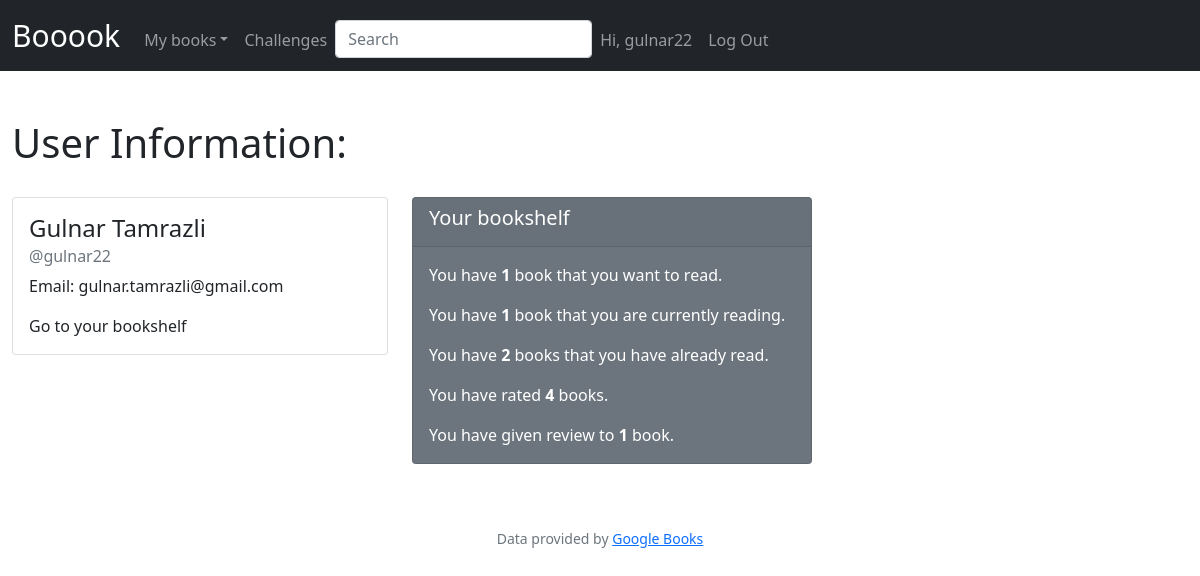
The app's page /user?id=11 (signed in) with its own data.
### tables this page shows
CREATE TABLE users (
    id INTEGER NOT NULL PRIMARY KEY AUTOINCREMENT,
    firstname TEXT NOT NULL,
    lastname TEXT NOT NULL,
    username TEXT NOT NULL UNIQUE,
    email TEXT NOT NULL UNIQUE,
    hash TEXT NOT NULL);

### app.py (the view)
@app.route("/user")
def user():
    if requires_auth():
        return redirect("/login")
    user = request.args.get("id")
    connection = sqlite3.connect("booook.db")
    db = connection.cursor()
    if int(user) == session["user_id"]:
        user_info = db.execute("SELECT * FROM users WHERE id = ?", (session["user_id"],)).fetchone()
        print(user_info)
        wtr = db.execute("SELECT COUNT(book_id) FROM shelf WHERE lib_id IN (SELECT id FROM library WHERE user_id = ? AND name = 'Want to read')", (session["user_id"],)).fetchone()[0]
        read = db.execute("SELECT COUNT(book_id) FROM shelf WHERE lib_id IN (SELECT id FROM library WHERE user_id = ? AND name = 'Read')", (session["user_id"],)).fetchone()[0]
        cread = db.execute("SELECT COUNT(book_id) FROM shelf WHERE lib_id IN (SELECT id FROM library WHERE user_id = ? AND name = 'Currently reading')", (session["user_id"],)).fetchone()[0]
        rating = db.execute("SELECT COUNT(rating) FROM book WHERE user_id = ?", (session["user_id"],)).fetchone()[0]
        review = db.execute("SELECT COUNT(review) FROM comment WHERE user_id = ?", (session["user_id"],)).fetchone()[0]
        shelf = {
            "Want to read": wtr,
            "Currently reading": cread,
            "Read": read
        }
        print(read)
        print(cread)
        print(wtr)
        return render_template("user.html", user_info = user_info, shelf = shelf, rating = rating, review = review)
    else:
        flash("You do not have access", "danger")
        return redirect("/")

### authentication.py (called while the page is built)
def requires_auth():
    if session.get("user_id") == None:
        return True
    return False

### templates/user.html (shortened to what this page needs)
{% extends "layout.html" %}
{% block main %}
<h1 style="margin-bottom: 30px">User Information:</h1>
<div class="row" style="box-border: 3px black">
    <div class="col-sm-4">
        <div class="card">
            <div class="card-body">
              <h4 class="card-title">{{user_info[1]}} {{user_info[2]}}</h4>
              <h6 class="card-subtitle mb-2 text-muted">@{{user_info[3]}}</h6>
              <p class="card-text">Email: {{user_info[4]}}</p>
              <p class="card-text">Go to your bookshelf</p>
            </div>
          </div>
    </div>
    <div class="col-sm-8" id="info">
      <div class="card text-white bg-secondary mb-3" style="max-width: 25rem;">
        <div class="card-header"><h5>Your bookshelf</h5></div>
        <div class="card-body">
          <p class="card-text">You have <strong>{{shelf["Want to read"]}}</strong>
            {% if shelf["Want to read"] > 1  %}
              books
            {% else %}
              book
            {% endif %}
            that you want to read.</p>
          <p class="card-text">You have <strong>{{shelf["Currently reading"]}}</strong>
            {% if shelf["Currently reading"] > 1  %}
              books
            {% else %}
              book
            {% endif %}
              that you are currently reading.</p>
          <p class="card-text">You have <strong>{{shelf["Read"]}}</strong>
            {% if shelf["Read"] > 1  %}
              books
            {% else %}
              book
            {% endif %}
            that you have already read.</p>
          <p class="card-text">You have rated <strong>{{rating}}</strong>
            {% if rating > 1 %}
              books.
            {% else %}
              book.
            {% endif %}</p>
          <p class="card-text">You have given review to <strong>{{review}}</strong>
            {% if review > 1 %}
              books.
            {% else %}
              book.
            {% endif %}</p>
        </div>
      </div>
    </div>
{% endblock %}

### templates/layout.html (shortened to what this page needs)
<!DOCTYPE html>
<html lang="en">
    <head>
        <link href="https://cdn.jsdelivr.net/npm/bootstrap@5.1.3/dist/css/bootstrap.min.css" rel="stylesheet">
        <link rel="stylesheet" href="https://use.fontawesome.com/releases/v5.14.0/css/all.css">
        <link href="/static/styles.css" rel="stylesheet">
    </head>
    <body>
        <nav class="navbar navbar-expand-lg navbar-dark bg-dark">
            <div class="container-fluid">
              <a class="navbar-brand" href="/"><span class="red" style="font-size:30px">Booook</span></a>
              <div class="collapse navbar-collapse" id="navbarColor02">
                {% if session["user_id"] %}
                  <ul class="navbar-nav me-auto">
                      <ul class="navbar-nav me-auto mt-2">
                          <li class="nav-item dropdown">
                            <a class="nav-link dropdown-toggle" data-bs-toggle="dropdown" href="#" role="button" aria-haspopup="true" aria-expanded="false">My books</a>
                          </li>
                          <li class="nav-item"><a class="nav-link" href="/challenge">Challenges</a></li>
                          <li class="nav-item"><form method="get" action="/search"><input autocomplete="off" class="form-control me-auto w-auto" placeholder="Search" type="text" name="search"></form></li>
                      </ul>
                      <ul class="navbar-nav ms-auto mt-2">
                          <li class="nav-item"><a class="nav-link" href = "/user?id={{session['user_id']}}">Hi, {{session["username"]}}</a></li>
                          <li class="nav-item"><a class="nav-link" href="/logout">Log Out</a></li>
                      </ul>
                {% else %}
                <ul class="navbar-nav ms-auto">
                  <ul class="navbar-nav ms-auto mt-1">
                    <li class="nav-item"><a class="nav-link text-right" href="/register">Register</a></li>
                    <li class="nav-item"><a class="nav-link" href="/login">Login</a></li>
                {% endif %}
              </div>
            </div>
          </nav>
        <main class="container-fluid py-5">
            {% block main %}{% endblock %}
        </main>
        <footer class="mb-5 small text-center text-muted">
            Data provided by <a href="https://developers.google.com/books">Google Books</a>
        </footer>
    </body>
</html>

### records on screen
users: username "gulnar22", firstname "Gulnar", lastname "Tamrazli", email "gulnar.tamrazli@gmail.com"

### other values on screen
{{ shelf["Want to read"] }} "1"
{{ shelf["Currently reading"] }} "1"
{{ shelf["Read"] }} "2"
{{ rating }} "4"
{{ review }} "1"
